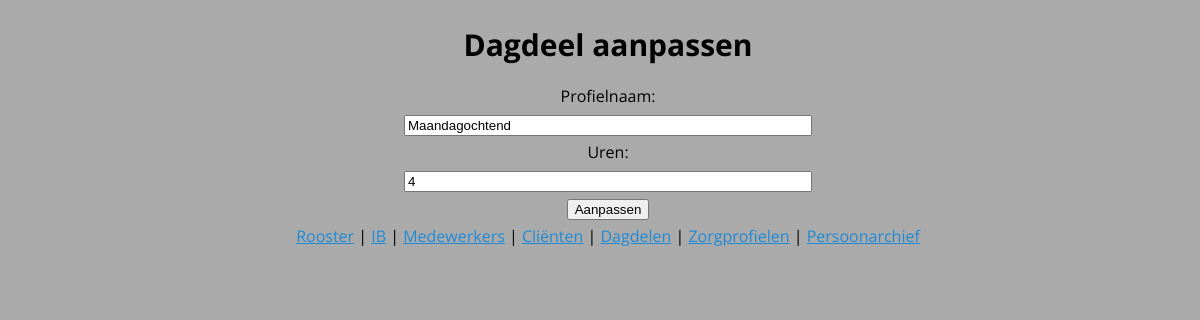
Before: /doles/update/1 with the older database file.
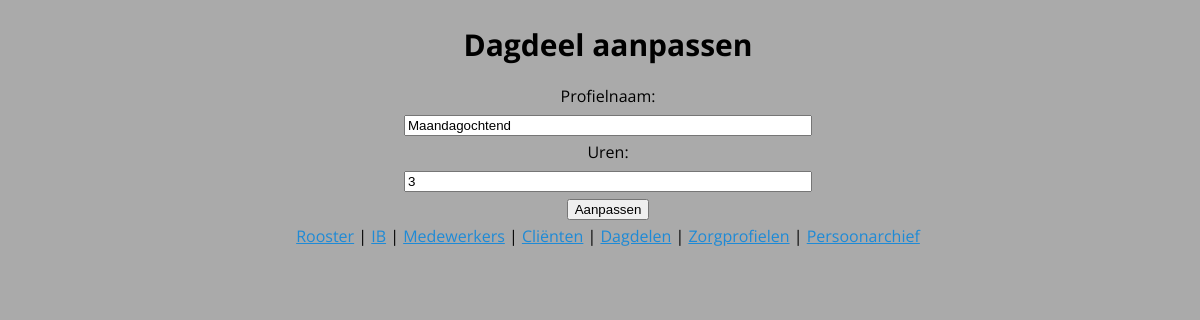
After: the same page with the newer database file.
### roosterapp/sql.py (models this page shows)
class Dole(Base):
    __tablename__ = 'doles'
    id = Column(Integer, primary_key = True)
    name = Column(String(127))
    hours = Column(Integer, default=1)
    occupation = relationship("Presence", backref="dole", cascade="delete, delete-orphan")

### roosterapp/routes.py (the view)
@dole_crud.route('/update/<id>', methods=['GET'])
def show_update_dole(id):
    if dole := app.db.session.query(Dole).get(id):
        return render_template('update_dole.html', dole=dole)
    else:
        return redirect(url_for('dole_crud.show_doles'))

### roosterapp/templates/update_dole.html (shortened to what this page needs)
{% extends 'base.html' %}
{% block body %}
<h1>Dagdeel aanpassen</h1>
<form action="/doles/update/{{ dole.id }}" method="POST" style="width:50em;text-align: center;">
    <label for="dole_name">Profielnaam:</label><br>
    <input type="text" name="dole_name" id="dole_name" value="{{ dole.name }}" style="width: 50%;"><br>
    <label for="hours">Uren:</label><br>
    <input type="text" name="hours" id="hours" value="{{ dole.hours }}" style="width: 50%;"><br>
    <input type="submit" value="Aanpassen">
</form>
{% endblock %}

Changed rows visible on the page:
changed Dole "Maandagochtend": hours "4" → "3"
